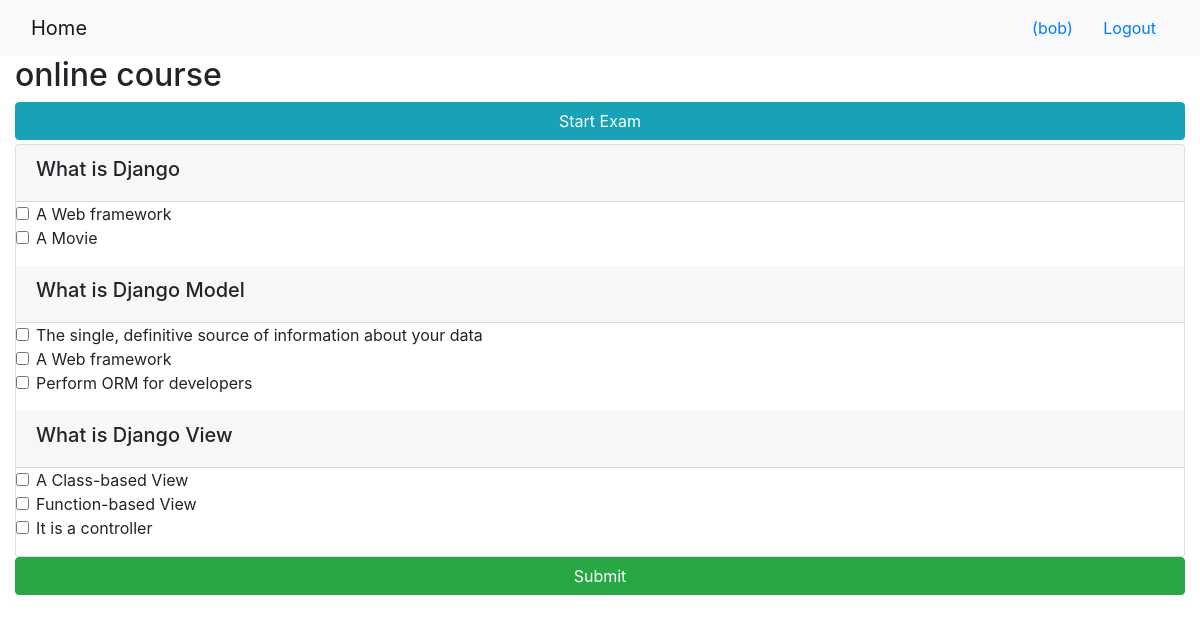
The app's page /onlinecourse/1/ (signed in) with its own data.
### onlinecourse/models.py (models this page shows, shortened)
class Course(models.Model):
    name = models.CharField(null=False, max_length=30, default='online course')
    image = models.ImageField(upload_to='course_images/')
    description = models.CharField(max_length=1000)
    pub_date = models.DateField(null=True)
    instructors = models.ManyToManyField(Instructor)
    users = models.ManyToManyField(settings.AUTH_USER_MODEL, through='Enrollment')
    total_enrollment = models.IntegerField(default=0)
    is_enrolled = False

class Question(models.Model):
    lesson = models.ForeignKey(Lesson, on_delete=models.CASCADE)
    question_text = models.CharField(max_length=1000)
    mark = models.FloatField(default=0.0)

class Choice(models.Model):
    question = models.ForeignKey(Question, on_delete=models.CASCADE)
    choice = models.CharField(max_length=1000)
    is_correct = models.BooleanField(default=False)

### onlinecourse/views.py (the view)
# urls.py: path('<int:pk>/', views.CourseDetailView.as_view(), name='course_details'),
class CourseDetailView(generic.DetailView):
    model = Course
    template_name = 'onlinecourse/course_detail_bootstrap.html'

### onlinecourse/templates/onlinecourse/course_detail_bootstrap.html (shortened to what this page needs)
<!DOCTYPE html>
<html lang="en">
<head>
     {% load static %}
    <link rel="stylesheet" href="https://maxcdn.bootstrapcdn.com/bootstrap/4.5.2/css/bootstrap.min.css">
</head>
<body>
    <nav class="navbar navbar-light bg-light">
        <div class="container-fluid">
            <div class="navbar-header">
                  <a class="navbar-brand" href="{% url 'onlinecourse:index' %}">Home</a>
            </div>
            <ul class="nav navbar-nav navbar-right">
                {% if user.is_authenticated %}
                <li>
                    <a class="btn btn-link" href="#">{{ user.first_name }}({{ user.username }})</a>
                    <a class="btn btn-link" href="{% url 'onlinecourse:logout' %}">Logout</a>
                </li>
                {% endif %}
            </ul>
        </div>
    </nav>
    <div class="container-fluid">
            <h2>{{ course.name }}</h2>
            <button class="btn btn-info btn-block" data-toggle="collapse" data-target="#questionform">Start Exam</button>
            <form id="questionform" action="point to a submit view" method="post">
                {% for lesson in course.lesson_set.all %}
                    <div class="card mt-1">
                    {% for question in lesson.question_set.all %}
                            <div class="card-header"><h5>{{ question.question_text}}</h5></div>
                            <div class="form-group">
                                {% for choice in question.choice_set.all %}
                                <div class="form-check">
                                    <label class="form-check-label">
                                        <input type="checkbox" name="choice_{{choice.id}}"
                                                class="form-check-input" id="{{choice.id}}"
                                                value="{{choice.id}}">{{ choice.choice }}
                                    </label>
                                </div>
                                {% endfor %}
                            </div>
                    {% endfor %}
                    </div>
                {% endfor %}
                <input class="btn btn-success btn-block" type="submit" value="Submit">
            </form>
    </div>
</body>
</html>

### records on screen
Course: name "online course"
Question: question_text "What is Django"
Choice: choice "A Web framework"
Choice: choice "A Movie"
Question: question_text "What is Django Model"
Choice: choice "The single, definitive source of information about your data"
Choice: choice "A Web framework"
Choice: choice "Perform ORM for developers"
Question: question_text "What is Django View"
Choice: choice "A Class-based View"
Choice: choice "Function-based View"
Choice: choice "It is a controller"

### other values on screen
{{ user.username }} "bob"
